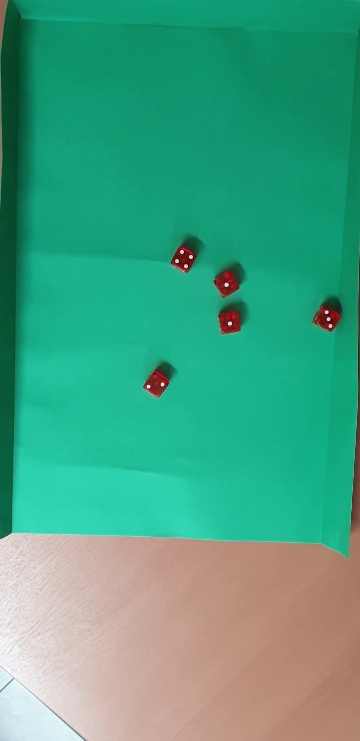
#> input picture frames/frame_70.jpg, 360 x 741 px
$ python main.py
#> lines starting #> are read from the running program, lines starting #| are printed output that depends on the picture; after the words box and inside, x2 and y2 are one past the last pixel; in counts of white or black regions, pixels touching at a corner belong together
import cv2
import numpy as np
import os
# posicionarse en la carpeta frame
os.chdir("frames")

# Cargar la imagen
image = cv2.imread('frame_70.jpg')
#> image is the input picture: shape (741, 360, 3); mean B, G, R 130.6, 161.1, 71.7

# Convertir a escala de grises
gray = cv2.cvtColor(image, cv2.COLOR_BGR2GRAY)
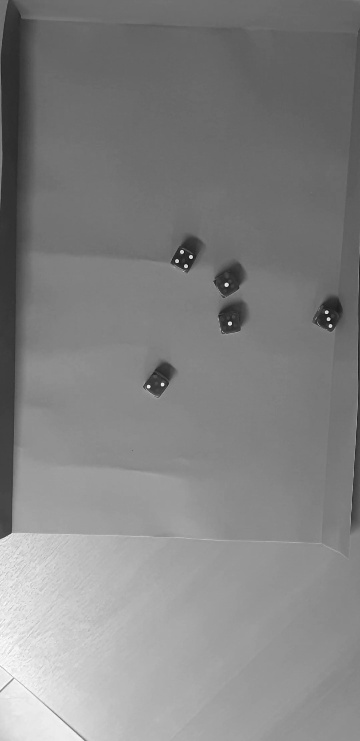
#> gray: shape (741, 360); min 20, max 255, mean 130.9

# Aplicar un suavizado Gaussiano para reducir el ruido
blurred = cv2.GaussianBlur(gray, (7, 7), 0)

# Aplicar filtro top-hat para resaltar regiones brillantes
kernel = cv2.getStructuringElement(cv2.MORPH_ELLIPSE, (15, 15))
tophat = cv2.morphologyEx(blurred, cv2.MORPH_TOPHAT, kernel)
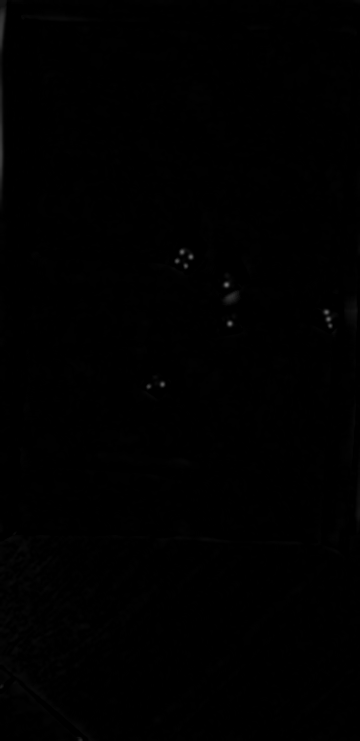
#> tophat: shape (741, 360); min 0, max 112, mean 0.6

# Binarizar la imagen usando un umbral adaptativo
_, binary = cv2.threshold(tophat, 50, 255, cv2.THRESH_BINARY)
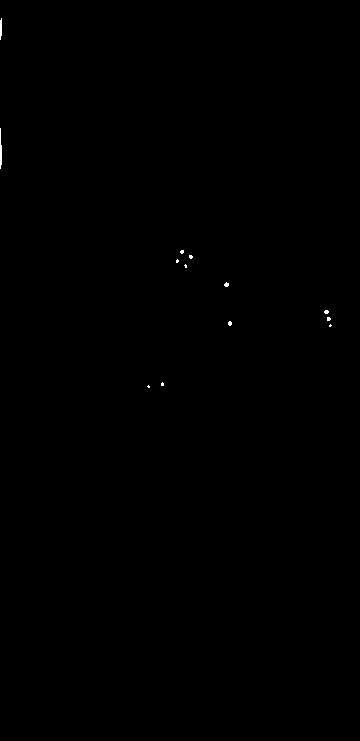
#> binary: shape (741, 360); 0.09% white; 13 white regions (11 under 20 px)

# Encontrar contornos para identificar posibles dados
contours, _ = cv2.findContours(binary, cv2.RETR_EXTERNAL, cv2.CHAIN_APPROX_SIMPLE)
#> contours = 13 contours, 12 with area under 20; largest, box (x1, y1, x2, y2) and area: (0, 128, 2, 169) 20

# Crear una máscara vacía
mask = np.zeros_like(binary)

# Filtrar contornos grandes (dados) y dibujarlos en la máscara
for contour in contours:
    area = cv2.contourArea(contour)
    if 300 < area < 2000:  # Ajustar según el tamaño esperado de los dados
        cv2.drawContours(mask, [contour], -1, 255, thickness=cv2.FILLED)
#> this loop made 13 passes
#> area on pass 12: 20
#> mask: shape (741, 360); every value is 0

# Aplicar la máscara a la imagen binarizada
masked_binary = cv2.bitwise_and(binary, binary, mask=mask)

# Usar HoughCircles para detectar puntos blancos en la máscara
circles = cv2.HoughCircles(
    tophat,
    cv2.HOUGH_GRADIENT,
    dp=1,
    minDist=10,  # Distancia mínima entre los centros de los círculos
    param1=50,   # Umbral del detector Canny
    param2=10,   # Umbral del acumulador para la detección de círculos
    minRadius=2, # Radio mínimo de los círculos
    maxRadius=5  # Radio máximo de los círculos
)
#> circles = [[226.5, 275.5, 2.4], [229.5, 323.5, 2.4]]

# Dibujar los círculos detectados en la imagen original
output = image.copy()
if circles is not None:
    circles = np.uint16(np.around(circles))
#> circles = [[226, 276, 2], [230, 324, 2]]
    for circle in circles[0, :]:
        center = (circle[0], circle[1])  # Coordenadas del centro
        radius = circle[2]              # Radio del círculo
        # Dibujar el contorno del círculo
        cv2.circle(output, center, radius, (255, 0, 0), 2)
#> this loop made 2 passes
#> output: shape (741, 360, 3); 0.03% of pixels changed, all inside (x1, y1, x2, y2) = (223, 273, 234, 328)

# Mostrar los resultados
cv2.imshow('Original con Círculos Detectados', output)
cv2.imshow('Máscara Final', masked_binary)
cv2.imshow('Filtro Top-Hat', tophat)
cv2.waitKey(0)
cv2.destroyAllWindows()
